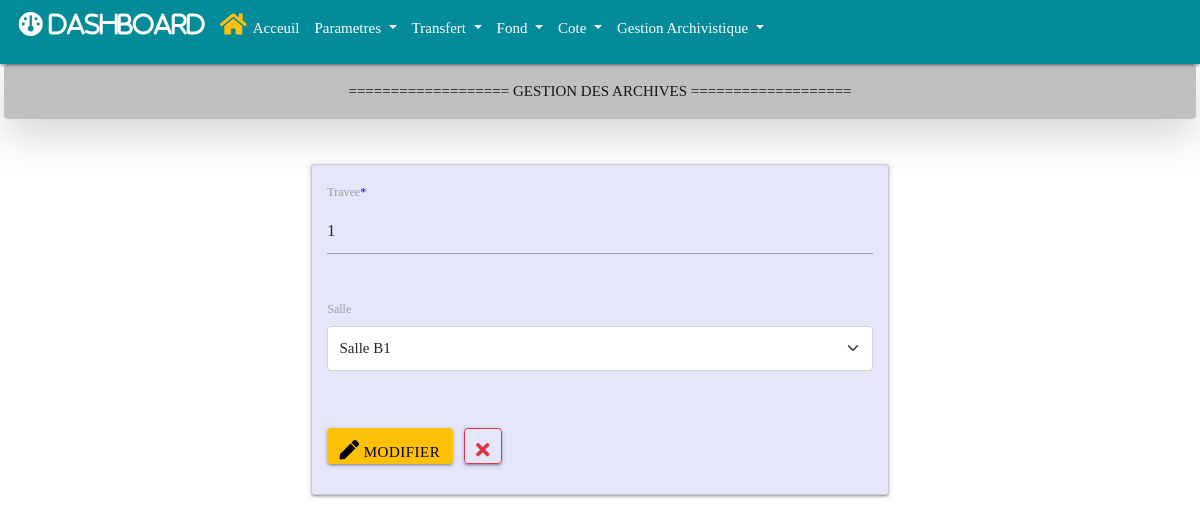
Before: /cote/travee/edit/1 with the older database file.
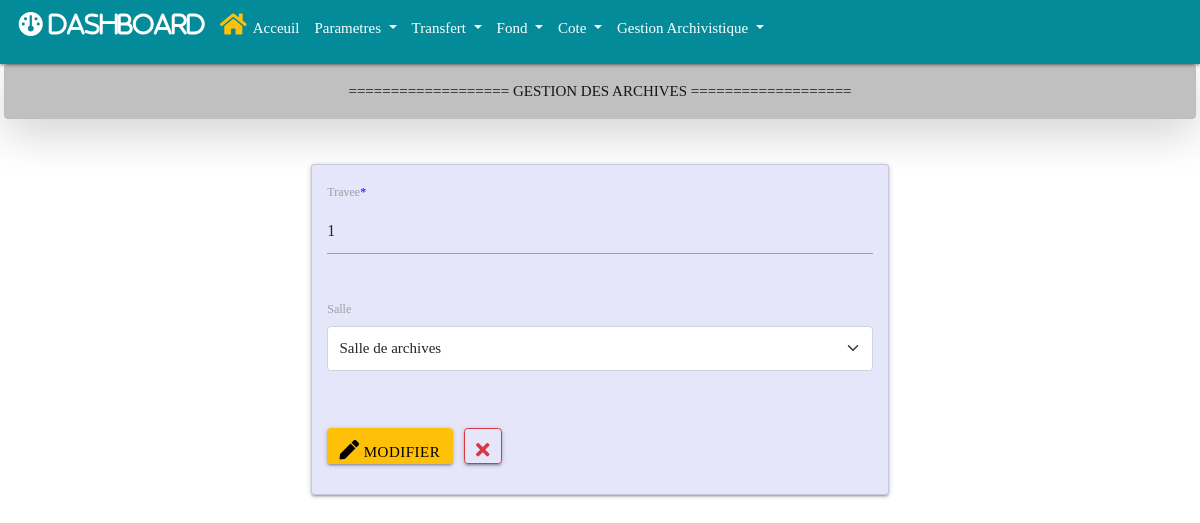
After: the same page with the newer database file.
### cote/models.py (models this page shows)
class Salle(models.Model):
    code = models.CharField(max_length=100, null=True, blank=True)
    salle = models.CharField(max_length=100, null=True, blank=True)
    site = models.ForeignKey(Site, null=True, blank=True, on_delete=models.CASCADE)
    create_at = models.DateField(auto_now_add=True, null=True)
    modified_at = models.DateTimeField(auto_now_add=True)
    def __str__(self):
        return self.salle

### cote/views.py (the view)
# urls.py: path('cote/travee/edit/<int:id>', views.edit_travee, name="edit_travee"),
def edit_travee(request, id):
    travee = Travee.objects.get(id=id)
    if request.method == 'POST':
        form = TraveeForm(request.POST, instance=travee)
        if form.is_valid():
            form.save(id)
            messages.success(request, f"Travée {travee} modifiéé avec succès !")
            return redirect('travee')
    else:
        form = TraveeForm(instance=travee)
    return render(request, 'cote/travee/edit.html',  {'form':form})

### cote/forms.py
class TraveeForm(forms.ModelForm):
    travee = forms.IntegerField(
        label='Travee',
        widget=forms.TextInput(attrs={'placeholder': 'travee'})
    )
    class  Meta:
        model = Travee
        fields = '__all__'

### cote/templates/cote/travee/edit.html (shortened to what this page needs)
{% extends 'base.html' %}
{% load crispy_forms_tags %}
{% block main%}
   <div class="container mt-3 w-50">
      <form method="POST" style="background-color: #E6E6FA" class="card p-3 mt-5" autocomplete="off" enctype="multipart/form-data">
         <div class="row">
            {{form.travee|as_crispy_field}}
         </div>
         <div class="row">
            {{form.salle|as_crispy_field}}
         </div>
         <div class="mt-4" style="width: 100p%;">
            <button style= "font-size: 15px;" type="submit" class="btn btn-warning mb-3">
               <i class="fas fa-pen"></i>&nbsp;Modifier
            </button>
            <a style= "font-size: 15px;" href="{% url 'travee' %}" type="button" class="btn btn-outline-danger mb-3 ms-2" style="wdith: 50px;" title="Close">
                  <i class="fas fa-times"></i>
            </a>
         </div>
      </form>
   </div>
{% endblock main%}

Changed rows visible on the page:
changed Salle: salle "Salle B1" → "Salle de archives"
